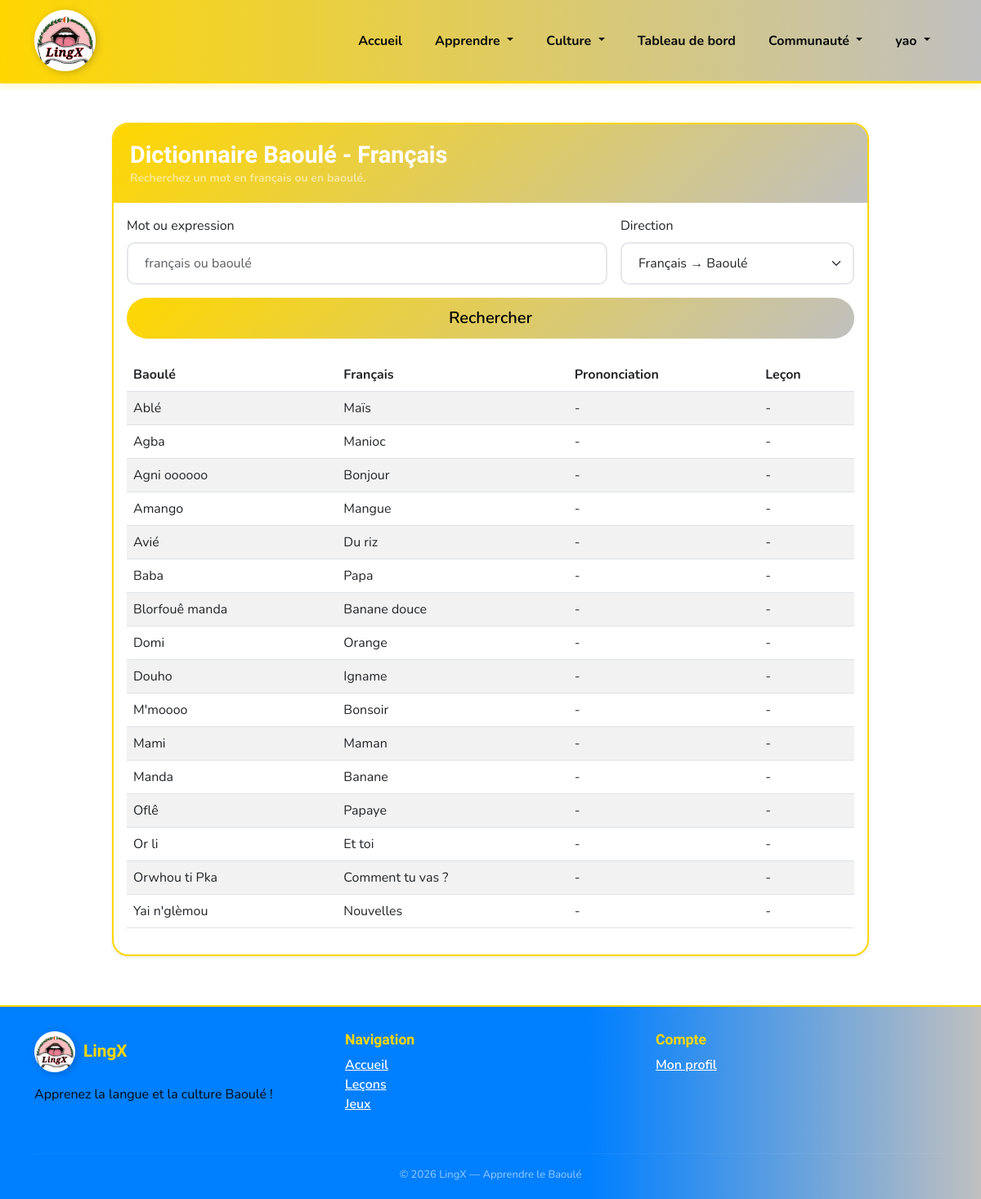
Screenshot of /dictionnaire/ (signed in) with the database file from the repository.
### lingx/models.py (models this page shows, shortened)
class DictionaryEntry(models.Model):
    word_baule = models.CharField(max_length=100, unique=True)
    word_french = models.CharField(max_length=100)
    pronunciation = models.CharField(max_length=150, blank=True)
    part_of_speech = models.CharField(max_length=50, blank=True, help_text="Nom, Verbe, Adjectif, etc.")
    definition = models.TextField()
    example_sentence_baule = models.TextField(blank=True)
    example_sentence_french = models.TextField(blank=True)
    audio_file = models.FileField(upload_to='audio/dictionary/', blank=True, null=True)
    synonyms = models.TextField(blank=True, help_text="Synonymes (séparés par des virgules)")
    antonyms = models.TextField(blank=True, help_text="Antonymes (séparés par des virgules)")
    usage_context = models.CharField(max_length=200, blank=True)
    is_common = models.BooleanField(default=False)
    is_formal = models.BooleanField(default=False)
    search_count = models.IntegerField(default=0)
    created_at = models.DateTimeField(auto_now_add=True)
    updated_at = models.DateTimeField(auto_now=True)
    created_by = models.ForeignKey(User, on_delete=models.SET_NULL, null=True, blank=True)
    class Meta:
        verbose_name_plural = "Dictionary Entries"
        ordering = ['word_baule']
        indexes = [
            models.Index(fields=['word_baule']),
            models.Index(fields=['is_common']),
        ]

### lingx/views.py (the view, shortened to what this page needs)
# urls.py: path('dictionnaire/', views.dictionary_view, name='dictionary'),
@login_required
def dictionary_view(request):
    from .models import DictionaryEntry
    query     = request.GET.get('q', '').strip()
    direction = request.GET.get('direction', 'fr_to_baoule')
    entries = DictionaryEntry.objects.all()
    entries = entries.order_by('word_baule')
    context = {
        'query':        query,
        'direction':    direction,
        'vocabularies': entries,           # nom conservé pour compatibilité template
        'total_words':  DictionaryEntry.objects.count(),
    }
    return render(request, 'dictionnaire.html', context)

### lingx/context_processors.py (called while the page is built, shortened)
def sous_groupes_images(request):
    repo_static = Path(__file__).resolve().parents[2] / 'static'
    images_dir = repo_static / 'images' / 'SOUS GROUPES'
    if not images_dir.exists() or not images_dir.is_dir():
        return {'sous_groupes_images': []}

### templates/dictionnaire.html (shortened to what this page needs)
{% extends 'base.html' %} {% load static %}  {% block content %}
<div class="container my-5">
  <div class="row justify-content-center">
    <div class="col-lg-10">
      <div class="card shadow-sm">
        <div class="card-header bg-dark text-white">
          <h3 class="mb-0">Dictionnaire Baoulé - Français</h3>
          <p class="mb-0 small text-white-50">
            Recherchez un mot en français ou en baoulé.
          </p>
        </div>
        <div class="card-body">
          <form method="get" class="row g-3 mb-4">
            <div class="col-md-8">
              <label for="searchQuery" class="form-label"
                >Mot ou expression</label
              >
              <input
                type="text"
                id="searchQuery"
                name="q"
                class="form-control"
                value="{{ query }}"
                placeholder="français ou baoulé"
                autofocus
              />
            </div>
            <div class="col-md-4">
              <label for="direction" class="form-label">Direction</label>
              <select id="direction" name="direction" class="form-select">
                <option
                  value="fr_to_baoule"
                  {%
                  if
                  direction=""
                  ="fr_to_baoule"
                  %}selected{%
                  endif
                  %}
                >
                  Français → Baoulé
                </option>
              </select>
            </div>
            <div class="col-12 d-grid">
              <button type="submit" class="btn btn-primary btn-lg">
                Rechercher
              </button>
            </div>
          </form>
          {% if vocabularies.exists %}
          <div class="table-responsive">
            <table class="table table-striped align-middle">
              <thead>
                <tr>
                  <th>Baoulé</th>
                  <th>Français</th>
                  <th>Prononciation</th>
                  <th>Leçon</th>
                </tr>
              </thead>
              <tbody>
                {% for vocab in vocabularies %}
                <tr>
                  <td>{{ vocab.word_baule }}</td>
                  <td>{{ vocab.word_french }}</td>
                  <td>{{ vocab.pronunciation|default:'-' }}</td>
                  <td>
                    {% if vocab.lesson %}
                    <a href="{% url 'lesson_detail' vocab.lesson.id %}"
                      >{{ vocab.lesson.title }}</a
                    >
                    {% else %} - {% endif %}
                  </td>
                </tr>
                {% endfor %}
              </tbody>
            </table>
          </div>
          {% else %}
          <div class="alert alert-warning" role="alert">
            Aucun mot trouvé pour cette recherche. Essayez avec un autre mot ou
            une autre orthographe.
          </div>
          {% endif %}
        </div>
      </div>
    </div>
  </div>
</div>
{% endblock %}

### templates/base.html (shortened to what this page needs)
{% load static %}
<!doctype html>
<html lang="fr">
  <head>
    <link
      href="https://cdn.jsdelivr.net/npm/bootstrap@5.3.0/dist/css/bootstrap.min.css"
      rel="stylesheet"
    />
    <link rel="stylesheet" href="{% static 'css/esatic-theme.css' %}" />
    <link rel="stylesheet" href="{% static 'css/duolingo-baoule.css' %}" />
  </head>
  <body>
    <nav class="navbar navbar-expand-lg sticky-top">
      <div class="container">
        <a
          class="navbar-brand"
          href="{% url 'home' %}"
          style="display: flex; align-items: center; padding: 0"
        >
          <img
            src="{% static 'images/lingx_circular.png' %}"
            alt="LingX Logo"
            style="
              width: 75px;
              height: 75px;
              object-fit: contain;
              filter: drop-shadow(2px 2px 4px rgba(0, 0, 0, 0.2));
            "
          />
        </a>
        <div class="collapse navbar-collapse" id="navbarNav">
          <ul class="navbar-nav ms-auto">
            {% if user.is_authenticated %}
            <li class="nav-item">
              <a class="nav-link" href="{% url 'home' %}"> Accueil</a>
            </li>
            {% endif %}
            <li class="nav-item dropdown">
              <a
                class="nav-link dropdown-toggle"
                href="#"
                role="button"
                data-bs-toggle="dropdown"
              >
                Apprendre
              </a>
            </li>
            <li class="nav-item dropdown">
              <a
                class="nav-link dropdown-toggle"
                href="#"
                role="button"
                data-bs-toggle="dropdown"
              >
                Culture
              </a>
            </li>
            {% if user.is_authenticated %}
            <li class="nav-item">
              <a class="nav-link" href="{% url 'dashboard' %}">
                Tableau de bord</a
              >
            </li>
            <li class="nav-item dropdown">
              <a
                class="nav-link dropdown-toggle"
                href="#"
                role="button"
                data-bs-toggle="dropdown"
              >
                Communauté
              </a>
            </li>
            <li class="nav-item dropdown">
              <a
                class="nav-link dropdown-toggle"
                href="#"
                role="button"
                data-bs-toggle="dropdown"
              >
                {{ user.username }}
              </a>
            </li>
            {% endif %}
          </ul>
        </div>
      </div>
    </nav>
    <main>{% block content %}{% endblock %}</main>
    <footer style="margin-top: 60px; padding: 30px 0 20px">
      <div class="container">
        <div class="row">
          <div class="col-md-4 mb-3">
            <div style="display: flex; align-items: center; gap: 10px; margin-bottom: 15px;">
              <img
                src="{% static 'images/lingx_circular.png' %}"
                alt="LingX Logo"
                style="
                  width: 50px;
                  height: 50px;
                  object-fit: contain;
                  filter: drop-shadow(2px 2px 4px rgba(0, 0, 0, 0.2));
                "
              />
              <h5
                style="
                  color: var(--or);
                  font-family: &quot;Baloo 2&quot;, cursive;
                  font-weight: 800;
                  margin: 0;
                "
              >
                LingX
              </h5>
            </div>
            <p>Apprenez la langue et la culture Baoulé !</p>
          </div>
          <div class="col-md-4 mb-3">
            <h6 style="color: var(--or)">Navigation</h6>
            <ul class="list-unstyled">
              <li>
                <a href="{% url 'home' %}" style="color: #fff"> Accueil</a>
              </li>
              {% if user.is_authenticated %}
              <li>
                <a href="{% url 'categories' %}" style="color: #fff"> Leçons</a>
              </li>
              <li>
                <a href="{% url 'games' %}" style="color: #fff"> Jeux</a>
              </li>
              {% endif %}
            </ul>
          </div>
          <div class="col-md-4 mb-3">
            <h6 style="color: var(--or)">Compte</h6>
            <ul class="list-unstyled">
              {% if user.is_authenticated %}
              <li>
                <a href="{% url 'profile' %}" style="color: #fff">Mon profil</a>
              </li>
              {% else %}
              <li>
                <a href="{% url 'login' %}" style="color: #fff"> Connexion</a>
              </li>
              {% endif %}
            </ul>
          </div>
        </div>
        <hr style="border-color: rgba(255, 255, 255, 0.2)" />
        <p
          class="text-center mb-0"
          style="color: rgba(255, 255, 255, 0.6); font-size: 13px"
        >
          © 2026 LingX — Apprendre le Baoulé
        </p>
      </div>
    </footer>
  </body>
</html>

### static/css/esatic-theme.css (style rules this page uses)
:root { --primary-color: #ffd700; --secondary-color: #c0c0c0; --success-color: #66BB6A; --warning-color: #ffd700; --danger-color: #EF5350; --dark-color: #000000; --light-color: #ffffff; --gradient: linear-gradient(135deg, #ffd700 0%, #c0c0c0 100%); }
body { font-family: 'Inter', -apple-system, BlinkMacSystemFont, 'Segoe UI', sans-serif; background: #ffffff; min-height: 100vh; color: #000000; }
.navbar { background: var(--gradient) !important; backdrop-filter: blur(10px); box-shadow: 0 4px 8px rgba(255, 215, 0, 0.2); }
.navbar-brand { font-weight: 700; font-size: 1.5rem; font-family: 'Playfair Display', serif; color: #000000 !important; }
.nav-link { color: #000000 !important; font-weight: 600; }
.btn-primary { background: var(--gradient); border: none; padding: 10px 25px; border-radius: 25px; font-weight: 600; color: #000000; transition: all 0.3s ease; }
.card { border: 2px solid #ffd700; border-radius: 20px; box-shadow: 0 4px 8px rgba(255, 215, 0, 0.2); transition: all 0.3s ease; overflow: hidden; background: white; }
.card-header { background: var(--gradient); color: #000000; border: none; padding: 20px; font-weight: 700; }
.form-control, .form-select { border-radius: 10px; border: 2px solid #e5e7eb; padding: 12px 20px; transition: all 0.3s ease; }

### static/css/duolingo-baoule.css (style rules this page uses)
:root { --or: #FFD700; --or-clair: #FFED4E; --or-sombre: #CCB000; --argent: #C0C0C0; --argent-clair: #E8E8E8; --argent-sombre: #A9A9A9; --bleu: #007FFF; --bleu-nuit: #003F7F; --bleu-clair: #4DA6FF; --orange-red: #FF4500; --blanc: #FFFFFF; --noir-doux: #0A0A0A; --gris-fond: #F4F6F8; --texte: #333333; --gradient-navbar: linear-gradient(90deg, #FFD700 0%, #C0C0C0 100%); --gold: #FFD700; --gold-dark: #CCB000; --brun: #003F7F; --vert: #4CAF50; --noir: #007FFF; --creme: #FFF8E7; --rouge: #FF4500; --bleu-old: #007FFF; --orange: #FF4500; --vert-clair: #E8F5E9; --rouge-clair: #FFEBEE; --bleu-clair-old: #E3F2FD; --gris: #F4F6F8; }
body { font-family: 'Nunito', sans-serif; color: var(--texte); }
h1, h2, h3, h4, h5, h6, .section-title { font-family: 'Baloo 2', cursive; font-weight: 700; }

### templates/base.html (style rules this page uses)
:root { --or: #ffd700; --or-clair: #ffed4e; --or-sombre: #ccb000; --argent: #c0c0c0; --argent-clair: #e8e8e8; --bleu: #007fff; --bleu-nuit: #003f7f; --bleu-clair: #4da6ff; --orange-red: #ff4500; }
.navbar { background: linear-gradient(90deg, #ffd700 0%, #c0c0c0 100%) !important; border-bottom: 3px solid #ffd700; padding: 12px 0 !important; min-height: auto; }
.navbar .nav-link { color: #0a0a0a !important; font-weight: 700 !important; font-size: 16px !important; padding: 12px 20px !important; transition: all 0.2s; }
footer { background: linear-gradient( 90deg, #007fff 0%, #007fff 60%, #c0c0c0 100% ); color: #0a0a0a; border-top: 2px solid #ffd700; }
footer a { color: #0a0a0a; font-weight: 600; transition: all 0.2s; }
footer h5, footer h6 { color: #0a0a0a; font-weight: 800; }
h3 { font-size: 1.8rem !important; font-weight: 700 !important; margin-bottom: 18px !important; }
h5 { font-size: 1.3rem !important; font-weight: 600 !important; }
h6 { font-size: 1.1rem !important; font-weight: 600 !important; }

### rows the page displays
DictionaryEntry: word_baule "Ablé", word_french "Maïs", pronunciation "-"
DictionaryEntry: word_baule "Agba", word_french "Manioc", pronunciation "-"
DictionaryEntry: word_baule "Agni oooooo", word_french "Bonjour", pronunciation "-"
DictionaryEntry: word_baule "Amango", word_french "Mangue", pronunciation "-"
DictionaryEntry: word_baule "Avié", word_french "Du riz", pronunciation "-"
DictionaryEntry: word_baule "Baba", word_french "Papa", pronunciation "-"
DictionaryEntry: word_baule "Blorfouê manda", word_french "Banane douce", pronunciation "-"
DictionaryEntry: word_baule "Domi", word_french "Orange", pronunciation "-"
DictionaryEntry: word_baule "Douho", word_french "Igname", pronunciation "-"
DictionaryEntry: word_baule "M'moooo", word_french "Bonsoir", pronunciation "-"
DictionaryEntry: word_baule "Mami", word_french "Maman", pronunciation "-"
DictionaryEntry: word_baule "Manda", word_french "Banane", pronunciation "-"
DictionaryEntry: word_baule "Oflê", word_french "Papaye", pronunciation "-"
DictionaryEntry: word_baule "Or li", word_french "Et toi", pronunciation "-"
DictionaryEntry: word_baule "Orwhou ti Pka", word_french "Comment tu vas ?", pronunciation "-"
DictionaryEntry: word_baule "Yai n'glèmou", word_french "Nouvelles", pronunciation "-"

### other values shown
{{ user.username }} "yao"
